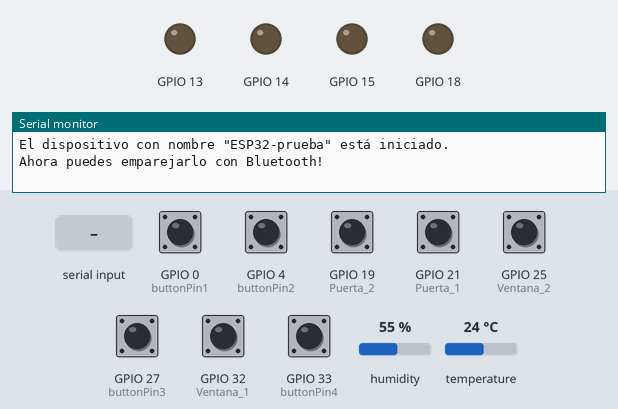
The sketch below on a simulated ESP32. On the bench: output pins drawn as LEDs (lit = HIGH), the last lines printed to the serial monitor. The test bench sets the inputs (shaded band); at power-on: GPIO 0 (buttonPin1), GPIO 4 (buttonPin2), GPIO 19 (Puerta_2), GPIO 21 (Puerta_1), GPIO 25 (Ventana_2), GPIO 27 (buttonPin3), GPIO 32 (Ventana_1), GPIO 33 (buttonPin4) HIGH, humidity 55 %, temperature 24 °C. Nothing arrives over Bluetooth unless stated.

Above: at 1.2 s.
1.3 s: GPIO 0 (buttonPin1) pulled LOW for 0.15 s
At 2.0 s:
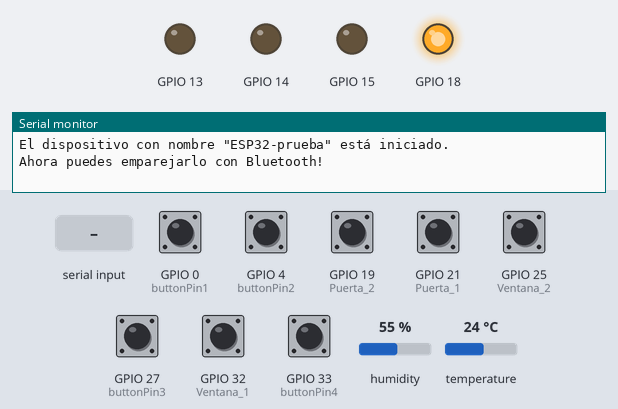
2.9 s: GPIO 4 (buttonPin2) pulled LOW for 0.15 s
At 3.2 s:
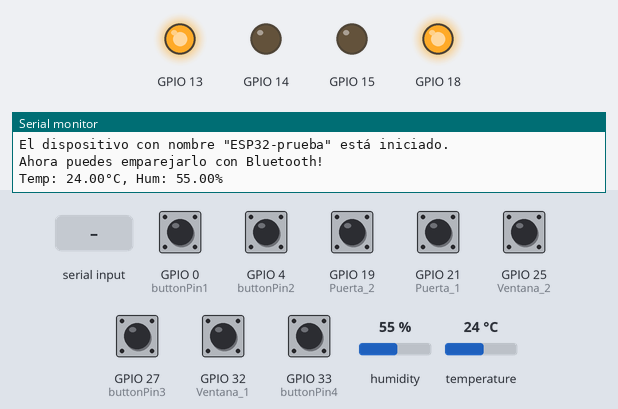
4.5 s: GPIO 27 (buttonPin3) pulled LOW for 0.15 s
At 5.6 s:
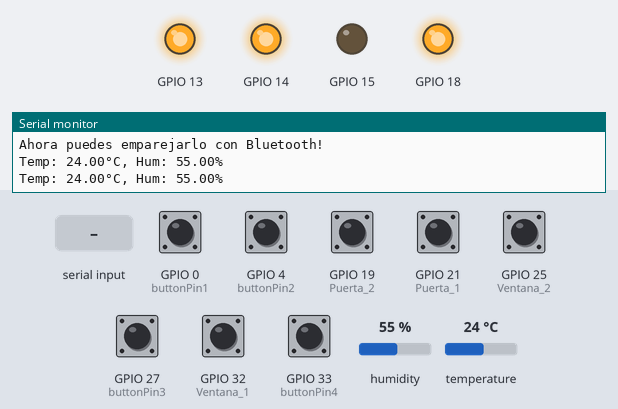
6.1 s: GPIO 33 (buttonPin4) pulled LOW for 0.15 s
At 6.8 s:
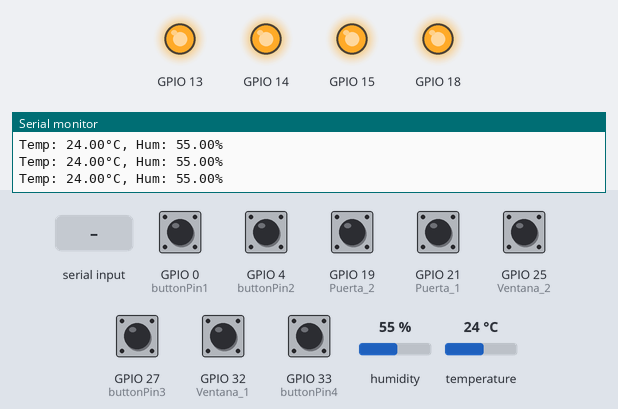
7.7 s: "B" received over the second serial link
At 8.1 s:
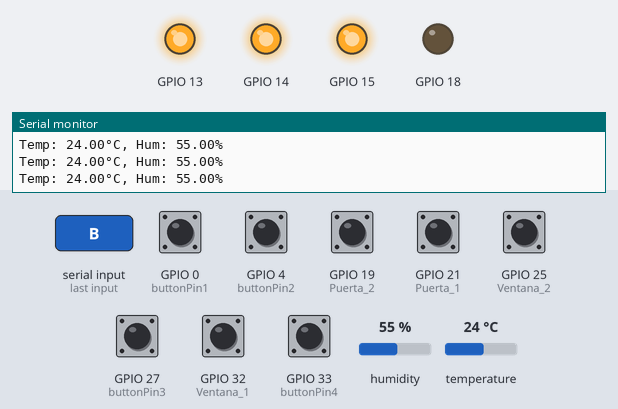
9.2 s: "D" received over the second serial link
At 10.4 s:
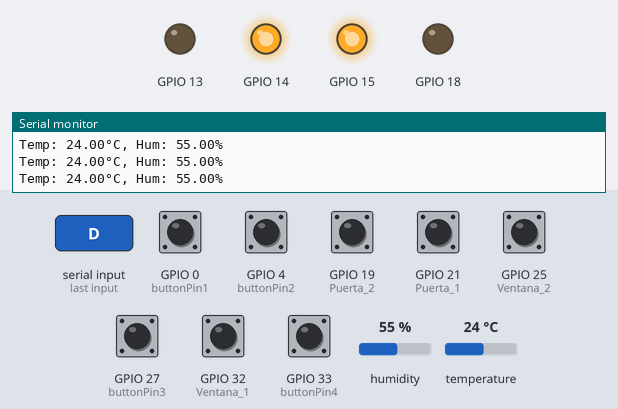
Timing chart, 0 to 11.7 s (numbered marks = the images above; inputs shaded):
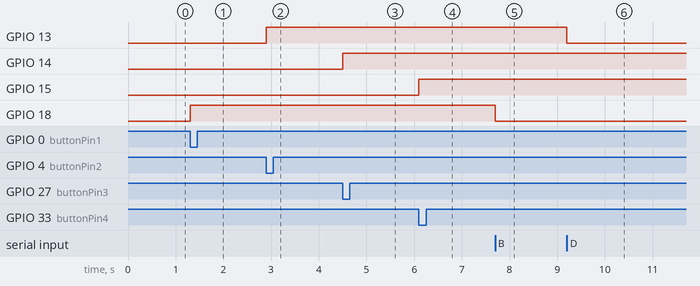

The sketch:

focos_ventanas.ino
```cpp
#include "DHT.h"
#include "BluetoothSerial.h"

// Configuración del DHT 11
#define DHTPIN 26    // Pin del sensor
#define DHTTYPE DHT11
DHT dht(DHTPIN, DHTTYPE);

// Configuración del Bluetooth
String device_name = "ESP32-prueba";

#if !defined(CONFIG_BT_ENABLED) || !defined(CONFIG_BLUEDROID_ENABLED)
#error Bluetooth is not enabled! Please run make menuconfig to and enable it
#endif

// Verifica si el perfil SPP está habilitado
#if !defined(CONFIG_BT_SPP_ENABLED)
#error Serial Port Profile for Bluetooth is not available or not enabled. It is only available for the ESP32 chip.
#endif

BluetoothSerial SerialBT;

// Variables de los focos
bool lightState1 = false;
bool lightState2 = false;
bool lightState3 = false;
bool lightState4 = false;

// Pines de los pulsadores
const int buttonPin1 = 0;
const int buttonPin2 = 4;
const int buttonPin3 = 27;
const int buttonPin4 = 33;

// Variables que rastrea el estado anterior de los pulsadores
bool lastButtonState1 = HIGH;
bool lastButtonState2 = HIGH;
bool lastButtonState3 = HIGH;
bool lastButtonState4 = HIGH;

// Variables para el manejo de puertas y ventanas
bool ventana1Status = false;
bool ventana2Status = false;
bool puerta1Status = false;
bool puerta2Status = false;

// Variables de la entrada serial
String inputString = "";         // String que lee los datos entrantes
bool stringComplete = false;     // Cuando el string está completo

// Variables para el manejo del tiempo
unsigned long lastDHTReadTime = 0;
const unsigned long DHTReadInterval = 2000;  // Intervalo de 2 segundos para leer el DHT

void setup() {
  Serial.begin(115200);
  SerialBT.begin(device_name);  // Nombre del dispositivo Bluetooth
  Serial.printf("El dispositivo con nombre \"%s\" está iniciado.\nAhora puedes emparejarlo con Bluetooth!\n", device_name.c_str());

  // Configurar pines de focos como salida
  pinMode(18, OUTPUT); digitalWrite(18, LOW);
  pinMode(13, OUTPUT); digitalWrite(13, LOW);
  pinMode(14, OUTPUT); digitalWrite(14, LOW);
  pinMode(15, OUTPUT); digitalWrite(15, LOW);

  // Configurar pines de pulsadores como entrada
  pinMode(buttonPin1, INPUT_PULLUP);
  pinMode(buttonPin2, INPUT_PULLUP);
  pinMode(buttonPin3, INPUT_PULLUP);
  pinMode(buttonPin4, INPUT_PULLUP);

  // Configurar pines para ventanas y puertas como entrada
  pinMode(32, INPUT_PULLUP);  // Ventana 1
  pinMode(25, INPUT_PULLUP);  // Ventana 2
  pinMode(21, INPUT_PULLUP);  // Puerta 1
  pinMode(19, INPUT_PULLUP);  // Puerta 2

  // Inicializar el DHT 11
  dht.begin();
}

void loop() {
  // Control de focos mediante los pulsadores
  bool currentButtonState1 = digitalRead(buttonPin1);
  bool currentButtonState2 = digitalRead(buttonPin2);
  bool currentButtonState3 = digitalRead(buttonPin3);
  bool currentButtonState4 = digitalRead(buttonPin4);

  if (currentButtonState1 == LOW && lastButtonState1 == HIGH) {
    lightState1 = !lightState1;
    digitalWrite(18, lightState1 ? HIGH : LOW);
    SerialBT.println(lightState1 ? "1" : "0"); // Enviar estado del foco 1 por Bluetooth
    delay(50);  // Anti-rebote
  }

  if (currentButtonState2 == LOW && lastButtonState2 == HIGH) {
    lightState2 = !lightState2;
    digitalWrite(13, lightState2 ? HIGH : LOW);
    SerialBT.println(lightState2 ? "2" : "3"); // Enviar estado del foco 2
    delay(50);
  }

  if (currentButtonState3 == LOW && lastButtonState3 == HIGH) {
    lightState3 = !lightState3;
    digitalWrite(14, lightState3 ? HIGH : LOW);
    SerialBT.println(lightState3 ? "4" : "5"); // Enviar estado del foco 3
    delay(50);
  }

  if (currentButtonState4 == LOW && lastButtonState4 == HIGH) {
    lightState4 = !lightState4;
    digitalWrite(15, lightState4 ? HIGH : LOW);
    SerialBT.println(lightState4 ? "6" : "7"); // Enviar estado del foco 4
    delay(50);
  }

  // Actualiza los estados anteriores de los pulsadores
  lastButtonState1 = currentButtonState1;
  lastButtonState2 = currentButtonState2;
  lastButtonState3 = currentButtonState3;
  lastButtonState4 = currentButtonState4;

  // Control de focos mediante Bluetooth
  if (SerialBT.available()) {
    char x = (char)SerialBT.read();
    switch (x) {
      case 'A': digitalWrite(18, HIGH); SerialBT.println("1"); break;
      case 'B': digitalWrite(18, LOW); SerialBT.println("0"); break;
      case 'C': digitalWrite(13, HIGH); SerialBT.println("2"); break;
      case 'D': digitalWrite(13, LOW); SerialBT.println("3"); break;
      case 'E': digitalWrite(14, HIGH); SerialBT.println("4"); break;
      case 'F': digitalWrite(14, LOW); SerialBT.println("5"); break;
      case 'G': digitalWrite(15, HIGH); SerialBT.println("6"); break;
      case 'H': digitalWrite(15, LOW); SerialBT.println("7"); break;
    }
  }

  // Monitoreo de puertas y ventanas con envío de estado por Bluetooth
  if (digitalRead(32) == LOW && !ventana1Status) {
    SerialBT.println("8"); // Ventana 1 se abre
    ventana1Status = true;
  } else if (digitalRead(32) == HIGH && ventana1Status) {
    SerialBT.println("9"); // Ventana 1 se cierra
    ventana1Status = false;
  }

  if (digitalRead(25) == LOW && !ventana2Status) {
    SerialBT.println("10"); // Ventana 2 se abre
    ventana2Status = true;
  } else if (digitalRead(25) == HIGH && ventana2Status) {
    SerialBT.println("11"); // Ventana 2 se cierra
    ventana2Status = false;
  }

  if (digitalRead(21) == LOW && !puerta1Status) {
    SerialBT.println("12"); // Puerta 1 se abre
    puerta1Status = true;
  } else if (digitalRead(21) == HIGH && puerta1Status) {
    SerialBT.println("13"); // Puerta 1 se cierra
    puerta1Status = false;
  }

  if (digitalRead(19) == LOW && !puerta2Status) {
    SerialBT.println("14"); // Puerta 2 se abre
    puerta2Status = true;
  } else if (digitalRead(19) == HIGH && puerta2Status) {
    SerialBT.println("15"); // Puerta 2 se cierra
    puerta2Status = false;
  }

  // Lectura de la humedad y temperatura del DHT 11 cada 2 segundos
  unsigned long currentMillis = millis();
  if (currentMillis - lastDHTReadTime >= DHTReadInterval) {
    lastDHTReadTime = currentMillis;

    float t = dht.readTemperature();  // Lee la temperatura
    float h = dht.readHumidity();     // Lee la humedad

    // Verifica si las lecturas son válidas
    if (isnan(t) || isnan(h)) {
      Serial.println("Error al leer del DHT");
    } else {
      // Envia los datos por Bluetooth
      SerialBT.print("Temp:");
      SerialBT.print(t);
      SerialBT.print("; Hum:");
      SerialBT.print(h);
      SerialBT.println(";");

      // Se imprime en el monitor serial para depuración
      Serial.print("Temp: ");
      Serial.print(t);
      Serial.print("°C, Hum: ");
      Serial.print(h);
      Serial.println("%");
    }
  }
}
```

Measured:
- after the input at 1.3 s, GPIO 18: LOW → HIGH at once
- after the input at 2.9 s, GPIO 13: LOW → HIGH at once
- after the input at 4.5 s, GPIO 14: LOW → HIGH at once
- after the input at 6.1 s, GPIO 15: LOW → HIGH at once
- after the input at 7.7 s, GPIO 18: HIGH → LOW at once
- after the input at 9.2 s, GPIO 13: HIGH → LOW at once
